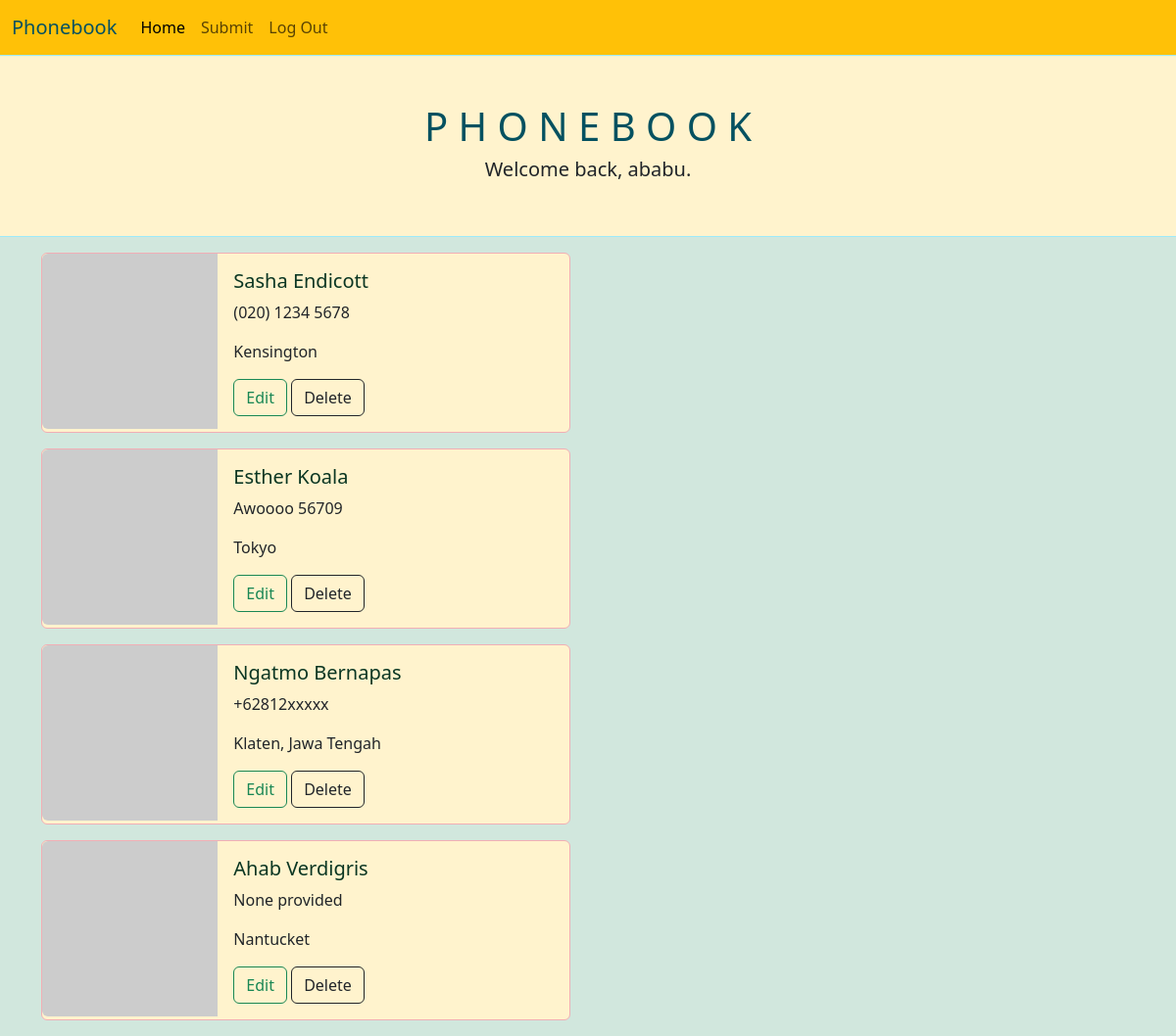
Page / (signed in) on the earlier database version.
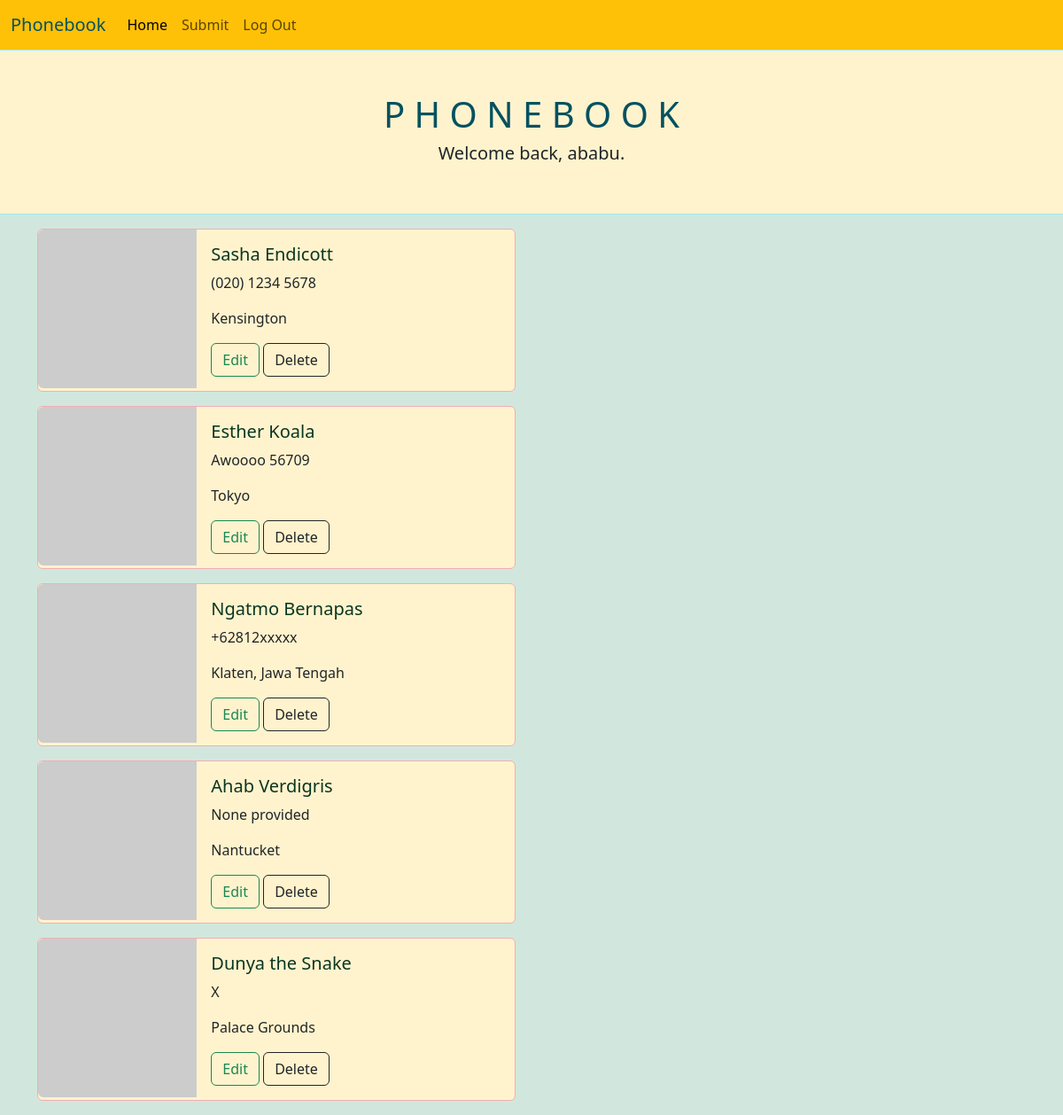
Same page on the later database version.
### app/models.py (models this page shows, shortened)
class Entry(db.Model):
    id = db.Column(db.Integer, primary_key=True)
    first_name = db.Column(db.String(50), nullable=False)
    last_name = db.Column(db.String(50), nullable=False)
    phone_number = db.Column(db.String(75), nullable=False)
    address = db.Column(db.String(100), nullable=False)
    date_created = db.Column(db.DateTime, nullable=False, default=datetime.utcnow)
    user_id = db.Column(
        db.Integer, db.ForeignKey("user.id")
    )

### app/routes.py (the view)
@app.route("/")
def index():
    entries = Entry.query.all()
    nums = {"img=" + str(x) for x in range(1, 71)}  #placeholder service has 70 entries
    return render_template("index.html", entries=entries, nums=nums)

### app/models.py (called while the page is built)
@login.user_loader
def get_a_user_by_id(user_id):
    return db.session.get(User, user_id)

### app/templates/index.html (shortened to what this page needs)
{% extends 'base.html' %}
{% block header %}
<h1 class="text-info-emphasis">P H O N E B O O K</h1>
{% if current_user.is_authenticated %}
        <h5>Welcome back, {{ current_user.username }}.</h5>
    {% else %}
        <h5>Log in or create an account to make entries.</h5>
    {% endif %}
{% endblock %}
{% block content %}
        <div>
{% for entry in entries %}
{% if entry.submitter == current_user %}
<div class="card my-3 bg-warning-subtle border-danger-subtle" style="max-width: 540px;">
    <div class="row g-0">
      <div class="col-md-4">
        <img src="https://i.pravatar.cc/300?{{ nums.pop() }}" class="img-fluid rounded-start" alt="a person">
      </div>
      <div class="col-md-8">
        <div class="card-body">
          <h5 class="card-title text-success-emphasis">{{ entry.first_name }} {{ entry.last_name }}</h5>
          <p class="card-text">{{ entry.phone_number }}</p>
          <p class="card-text">{{ entry.address }}</p>
          <a href="{{ url_for('edit_entry', entry_id=entry.id) }}" class="btn btn-outline-success">Edit</a>
          <button type="button" class="btn btn-outline-dark" data-bs-toggle="modal" data-bs-target="#deleteEntryModal-{{ entry.id }}">
            Delete
        </button>
        </div>
      </div>
    </div>
</div>
{% endif %}
{% endfor %}
{% endblock %}

Differences in the rows shown:
added Entry: first_name "Dunya", last_name "the Snake", phone_number "X", address "Palace Grounds"
